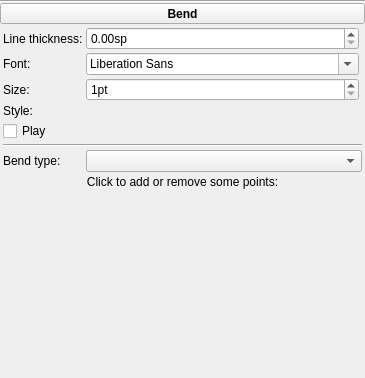
<?xml version="1.0" encoding="UTF-8"?>
<ui version="4.0">
 <class>InspectorBend</class>
 <widget class="QWidget" name="InspectorBend">
  <property name="geometry">
   <rect>
    <x>0</x>
    <y>0</y>
    <width>365</width>
    <height>378</height>
   </rect>
  </property>
  <property name="windowTitle">
   <string/>
  </property>
  <property name="accessibleName">
   <string>Bend Inspector</string>
  </property>
  <layout class="QVBoxLayout" name="verticalLayout">
   <property name="spacing">
    <number>0</number>
   </property>
   <property name="leftMargin">
    <number>0</number>
   </property>
   <property name="topMargin">
    <number>0</number>
   </property>
   <property name="rightMargin">
    <number>0</number>
   </property>
   <property name="bottomMargin">
    <number>0</number>
   </property>
   <item>
    <widget class="QFrame" name="frame">
     <property name="frameShape">
      <enum>QFrame::HLine</enum>
     </property>
     <property name="frameShadow">
      <enum>QFrame::Sunken</enum>
     </property>
    </widget>
   </item>
   <item>
    <widget class="QToolButton" name="title">
     <property name="sizePolicy">
      <sizepolicy hsizetype="Preferred" vsizetype="Preferred">
       <horstretch>0</horstretch>
       <verstretch>0</verstretch>
      </sizepolicy>
     </property>
     <property name="font">
      <font>
       <weight>75</weight>
       <bold>true</bold>
      </font>
     </property>
     <property name="text">
      <string>Bend</string>
     </property>
    </widget>
   </item>
   <item>
    <widget class="QWidget" name="panel" native="true">
     <property name="sizePolicy">
      <sizepolicy hsizetype="Preferred" vsizetype="Expanding">
       <horstretch>0</horstretch>
       <verstretch>0</verstretch>
      </sizepolicy>
     </property>
     <layout class="QGridLayout" name="gridLayout" columnstretch="0,0,0">
      <property name="leftMargin">
       <number>3</number>
      </property>
      <property name="topMargin">
       <number>3</number>
      </property>
      <property name="rightMargin">
       <number>3</number>
      </property>
      <property name="bottomMargin">
       <number>3</number>
      </property>
      <property name="spacing">
       <number>3</number>
      </property>
      <item row="1" column="2">
       <widget class="Ms::ResetButton" name="resetLineWidth" native="true">
        <property name="sizePolicy">
         <sizepolicy hsizetype="Fixed" vsizetype="Preferred">
          <horstretch>0</horstretch>
          <verstretch>0</verstretch>
         </sizepolicy>
        </property>
       </widget>
      </item>
      <item row="2" column="0">
       <widget class="QLabel" name="label_4">
        <property name="text">
         <string>Font:</string>
        </property>
        <property name="alignment">
         <set>Qt::AlignLeading|Qt::AlignLeft|Qt::AlignVCenter</set>
        </property>
        <property name="buddy">
         <cstring>fontFace</cstring>
        </property>
       </widget>
      </item>
      <item row="3" column="0">
       <widget class="QLabel" name="label">
        <property name="text">
         <string>Size:</string>
        </property>
        <property name="alignment">
         <set>Qt::AlignLeading|Qt::AlignLeft|Qt::AlignVCenter</set>
        </property>
        <property name="buddy">
         <cstring>fontSize</cstring>
        </property>
       </widget>
      </item>
      <item row="3" column="2">
       <widget class="Ms::ResetButton" name="resetFontSize" native="true">
        <property name="sizePolicy">
         <sizepolicy hsizetype="Fixed" vsizetype="Preferred">
          <horstretch>0</horstretch>
          <verstretch>0</verstretch>
         </sizepolicy>
        </property>
        <property name="accessibleName">
         <string>Reset 'Size' value</string>
        </property>
       </widget>
      </item>
      <item row="2" column="1">
       <widget class="QFontComboBox" name="fontFace">
        <property name="sizePolicy">
         <sizepolicy hsizetype="Expanding" vsizetype="Fixed">
          <horstretch>0</horstretch>
          <verstretch>0</verstretch>
         </sizepolicy>
        </property>
        <property name="minimumSize">
         <size>
          <width>150</width>
          <height>0</height>
         </size>
        </property>
        <property name="accessibleName">
         <string>Font face</string>
        </property>
       </widget>
      </item>
      <item row="4" column="0">
       <widget class="QLabel" name="label_9">
        <property name="text">
         <string>Style:</string>
        </property>
        <property name="alignment">
         <set>Qt::AlignLeading|Qt::AlignLeft|Qt::AlignVCenter</set>
        </property>
       </widget>
      </item>
      <item row="9" column="0" colspan="3">
       <widget class="Ms::BendCanvas" name="bendCanvas">
        <property name="sizePolicy">
         <sizepolicy hsizetype="Preferred" vsizetype="Expanding">
          <horstretch>0</horstretch>
          <verstretch>0</verstretch>
         </sizepolicy>
        </property>
        <property name="minimumSize">
         <size>
          <width>100</width>
          <height>180</height>
         </size>
        </property>
       </widget>
      </item>
      <item row="7" column="0">
       <widget class="QLabel" name="label_3">
        <property name="text">
         <string>Bend type:</string>
        </property>
        <property name="buddy">
         <cstring>bendType</cstring>
        </property>
       </widget>
      </item>
      <item row="3" column="1">
       <widget class="QSpinBox" name="fontSize">
        <property name="sizePolicy">
         <sizepolicy hsizetype="Expanding" vsizetype="Fixed">
          <horstretch>0</horstretch>
          <verstretch>0</verstretch>
         </sizepolicy>
        </property>
        <property name="accessibleName">
         <string>Font size</string>
        </property>
        <property name="suffix">
         <string>pt</string>
        </property>
        <property name="minimum">
         <number>1</number>
        </property>
        <property name="maximum">
         <number>512</number>
        </property>
       </widget>
      </item>
      <item row="1" column="0">
       <widget class="QLabel" name="label_2">
        <property name="text">
         <string>Line thickness:</string>
        </property>
        <property name="alignment">
         <set>Qt::AlignLeading|Qt::AlignLeft|Qt::AlignVCenter</set>
        </property>
        <property name="buddy">
         <cstring>lineWidth</cstring>
        </property>
       </widget>
      </item>
      <item row="1" column="1">
       <widget class="QDoubleSpinBox" name="lineWidth">
        <property name="sizePolicy">
         <sizepolicy hsizetype="Expanding" vsizetype="Fixed">
          <horstretch>0</horstretch>
          <verstretch>0</verstretch>
         </sizepolicy>
        </property>
        <property name="accessibleName">
         <string>Line thickness</string>
        </property>
        <property name="suffix">
         <string>sp</string>
        </property>
       </widget>
      </item>
      <item row="5" column="2">
       <widget class="Ms::ResetButton" name="resetPlayBend" native="true">
        <property name="sizePolicy">
         <sizepolicy hsizetype="Fixed" vsizetype="Preferred">
          <horstretch>0</horstretch>
          <verstretch>0</verstretch>
         </sizepolicy>
        </property>
       </widget>
      </item>
      <item row="4" column="1">
       <layout class="QHBoxLayout" name="horizontalLayout_2">
        <item>
         <spacer name="horizontalSpacer">
          <property name="orientation">
           <enum>Qt::Horizontal</enum>
          </property>
          <property name="sizeType">
           <enum>QSizePolicy::Expanding</enum>
          </property>
          <property name="sizeHint" stdset="0">
           <size>
            <width>0</width>
            <height>0</height>
           </size>
          </property>
         </spacer>
        </item>
        <item>
         <widget class="Ms::FontStyleSelect" name="fontStyle" native="true">
          <property name="sizePolicy">
           <sizepolicy hsizetype="Expanding" vsizetype="Preferred">
            <horstretch>0</horstretch>
            <verstretch>0</verstretch>
           </sizepolicy>
          </property>
          <property name="minimumSize">
           <size>
            <width>10</width>
            <height>0</height>
           </size>
          </property>
          <property name="accessibleName">
           <string>Font style</string>
          </property>
         </widget>
        </item>
       </layout>
      </item>
      <item row="4" column="2">
       <widget class="Ms::ResetButton" name="resetFontStyle" native="true">
        <property name="sizePolicy">
         <sizepolicy hsizetype="Fixed" vsizetype="Preferred">
          <horstretch>0</horstretch>
          <verstretch>0</verstretch>
         </sizepolicy>
        </property>
        <property name="accessibleName">
         <string>Reset 'Style' values</string>
        </property>
       </widget>
      </item>
      <item row="2" column="2">
       <widget class="Ms::ResetButton" name="resetFontFace" native="true">
        <property name="sizePolicy">
         <sizepolicy hsizetype="Fixed" vsizetype="Preferred">
          <horstretch>0</horstretch>
          <verstretch>0</verstretch>
         </sizepolicy>
        </property>
        <property name="accessibleName">
         <string>Reset 'Font' value</string>
        </property>
       </widget>
      </item>
      <item row="8" column="0" colspan="3">
       <widget class="QLabel" name="label_5">
        <property name="text">
         <string>Click to add or remove some points:</string>
        </property>
        <property name="alignment">
         <set>Qt::AlignCenter</set>
        </property>
       </widget>
      </item>
      <item row="6" column="0" colspan="3">
       <widget class="Line" name="line">
        <property name="orientation">
         <enum>Qt::Horizontal</enum>
        </property>
       </widget>
      </item>
      <item row="7" column="1" colspan="2">
       <widget class="QComboBox" name="bendType">
        <property name="sizePolicy">
         <sizepolicy hsizetype="Expanding" vsizetype="Fixed">
          <horstretch>0</horstretch>
          <verstretch>0</verstretch>
         </sizepolicy>
        </property>
       </widget>
      </item>
      <item row="5" column="0" colspan="2">
       <widget class="QCheckBox" name="playBend">
        <property name="sizePolicy">
         <sizepolicy hsizetype="Expanding" vsizetype="Fixed">
          <horstretch>0</horstretch>
          <verstretch>0</verstretch>
         </sizepolicy>
        </property>
        <property name="text">
         <string>Play</string>
        </property>
       </widget>
      </item>
     </layout>
    </widget>
   </item>
  </layout>
 </widget>
 <customwidgets>
  <customwidget>
   <class>Ms::ResetButton</class>
   <extends>QWidget</extends>
   <header>inspector/resetButton.h</header>
   <container>1</container>
  </customwidget>
  <customwidget>
   <class>Ms::BendCanvas</class>
   <extends>QFrame</extends>
   <header>bendcanvas.h</header>
   <container>1</container>
  </customwidget>
  <customwidget>
   <class>Ms::FontStyleSelect</class>
   <extends>QWidget</extends>
   <header>inspector/fontStyleSelect.h</header>
   <container>1</container>
  </customwidget>
 </customwidgets>
 <tabstops>
  <tabstop>title</tabstop>
  <tabstop>lineWidth</tabstop>
  <tabstop>fontFace</tabstop>
  <tabstop>fontSize</tabstop>
  <tabstop>playBend</tabstop>
  <tabstop>bendType</tabstop>
 </tabstops>
 <resources/>
 <connections/>
</ui>
